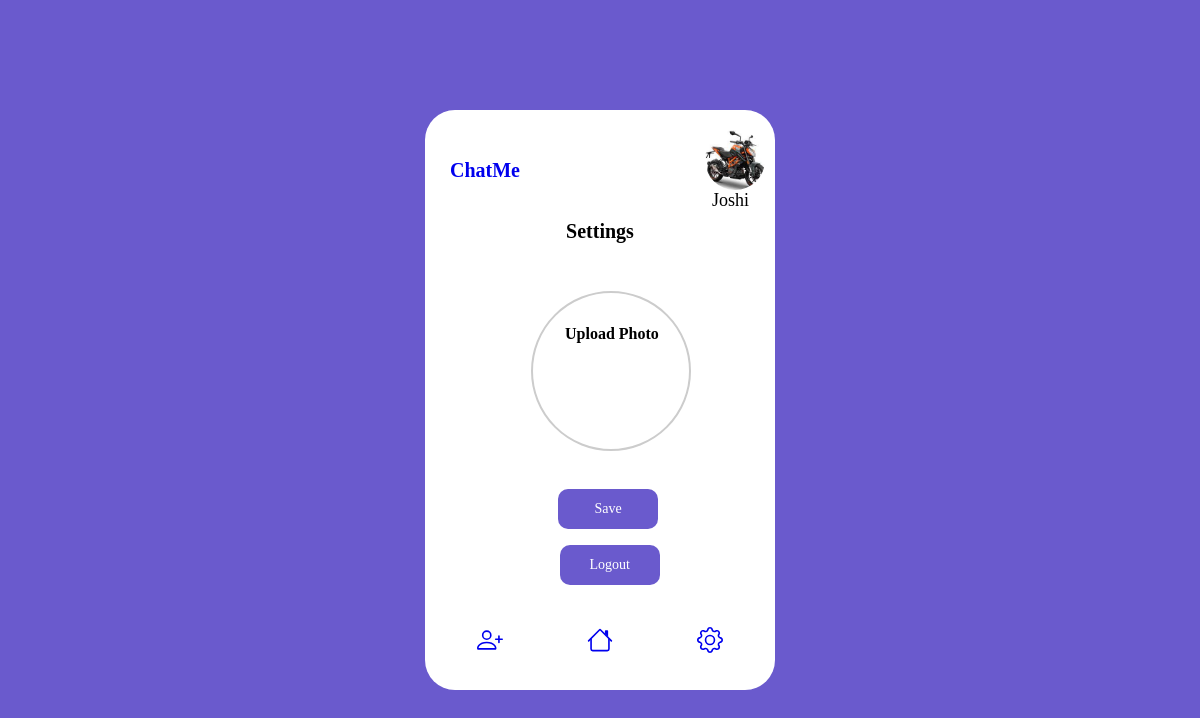
The page /user/settings (signed in) on the database its author committed.
### User/models.py (models this page shows, shortened)
class Profile(models.Model):
    user = models.ForeignKey(User,on_delete=models.CASCADE)
    profile_pic = models.ImageField(upload_to='profile_pic',null=True,default="no-user.png")
    friends = models.ManyToManyField("Friend",related_name="friend_profile")

### User/views.py (the view)
# urls.py: path('settings',views.settings,name='settings'),
def settings(request) :
    user_profile = Profile.objects.get(user=request.user)
    if request.method == "POST" :
        image = request.FILES.get('profile')
        user_profile.profile_pic = image
        user_profile.save()
    context = {
        'user_profile':user_profile
    }
    return render(request,'settings.html',context)

### templates/settings.html (shortened to what this page needs)
{% extends 'base.html' %}
{% block content %}
    <div class="settings-container">
        <div class="main">
            <div class="logo">
              <a href="{% url 'Home:index' %}">ChatMe</a>
            </div>
            <div class="sub-main">
              <div class="main-user">
                {% if user.is_authenticated %}
                <img src="{{user_profile.profile_pic.url}}" alt="profile picture" />
                {% else %}
                <img src="" alt="profile" >
                {% endif %}
              </div>
              <p>{{user_profile.user}}</p>
            </div>
          </div>
          <div class="header">Settings</div>
          <div class="settings-form">
            <form action="" method="post" enctype="multipart/form-data">
              <label for="file-upload" class="custom-file-upload">
                <span class="pic-upload">Upload Photo</span>
            </label>
              <button class="save-btn" type="submit">Save </button>
            </form>
          </div>
          <div class="logout-btn">
            <a href="{% url 'User:logout' %}"><button>Logout</button></a>
          </div>
          <div class="settings-footer">
            <div>
                <a href="{% url 'Home:friendslist' %}">
                </a>
            </div>
            <div>
              <a href="{% url 'Home:index' %}">
              </a>
            </div>
            <div>
              <a href="{% url 'User:settings' %}">
              </a>
            </div>
          </div>
        </div>
{% endblock content %}

### static/css/style.css (style rules this page uses)
* { padding: 0px; margin: 0px; box-sizing: border-box; font-family: Poppins; }
body { width: 100%; height: 100vh; display: flex; align-items: center; justify-content: center; background-color: slateblue; font-family: Poppins; }
.logo { width: 100px; height: 100px; display: flex; align-items: center; justify-content: center; font-size: 20px; font-weight: bold; color: slateblue; line-height: 20px; }
.main { width: 100%; height: auto; display: flex; align-items: center; justify-content: space-between; }
img { object-fit: cover; height: 100%; width: 100%; border-radius: 50%; }
.settings-container { width: 350px; height: 580px; background-color: white; border-radius: 30px; padding: 10px 10px }
.sub-main { width: 200px; display: flex; align-items: flex-end; justify-content: center; flex-direction: column; }
.sub-main p { font-size: 18px; margin-right: 1rem; }
.main-user { width: 60px; height: 60px; float: right; border-radius: 50%; }
.header { width: 100%; height: auto; display: flex; align-items: center; justify-content: center; font-size: 20px; font-weight: bold; }
.settings-footer { width: 100%; height: 40px; display: flex; align-items:end ; justify-content: space-around; }
.custom-file-upload { border: 2px solid #ccc; display: inline-block; padding: 2rem 0 1rem 2rem; cursor: pointer; border-radius: 4px; font-weight: bold; height: 10rem; width:10rem; margin:3rem 6rem; border-radius: 50%; }
.pic-upload { margin-top:2.5rem; }
.logout-btn button { margin: 1rem 7.8rem 2rem; }
svg { cursor: pointer; }
button { background: slateblue; color: white; width: 100px; height: 40px; border: none; cursor: pointer; border-radius: 10px; font-size: 14px; margin-top: 10px; }
a { text-decoration: none; }
.save-btn { margin-top: -1rem; margin-left: 7.7rem; }

### rows shown on the page
Profile: profile_pic (picture), user "Joshi"
